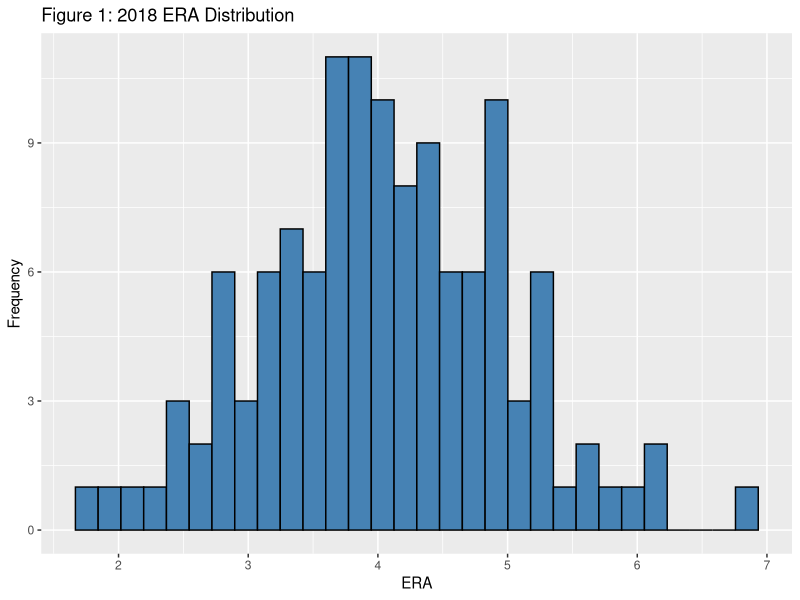
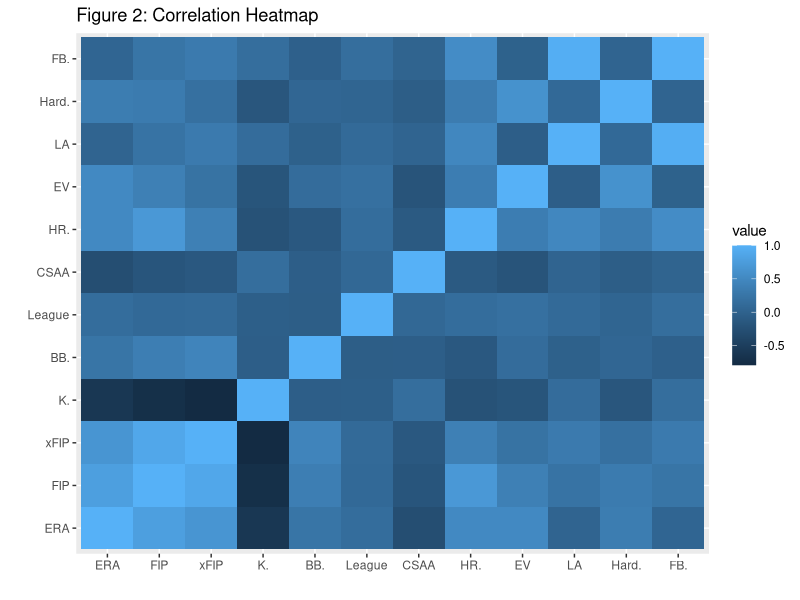
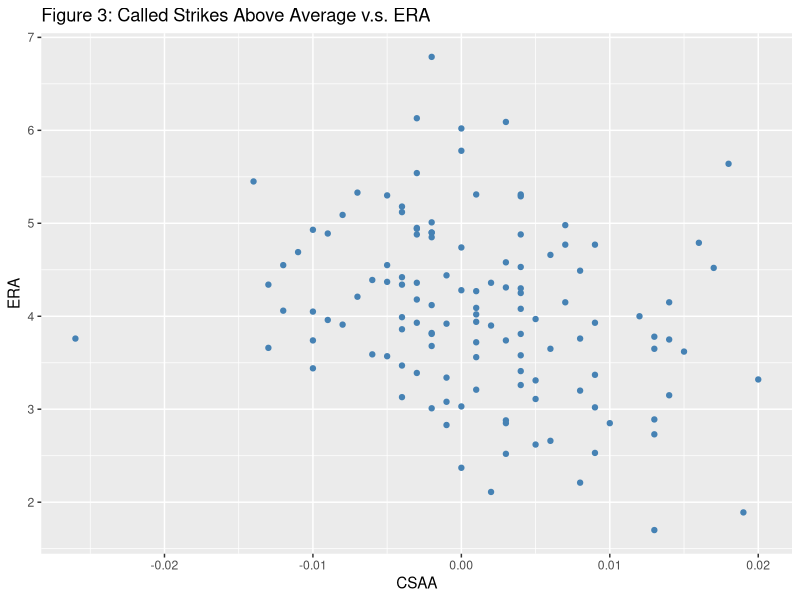
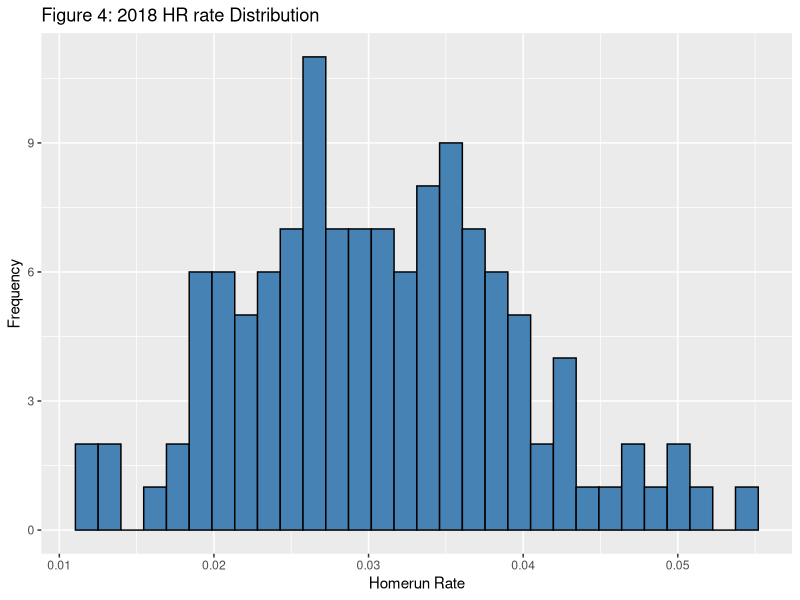
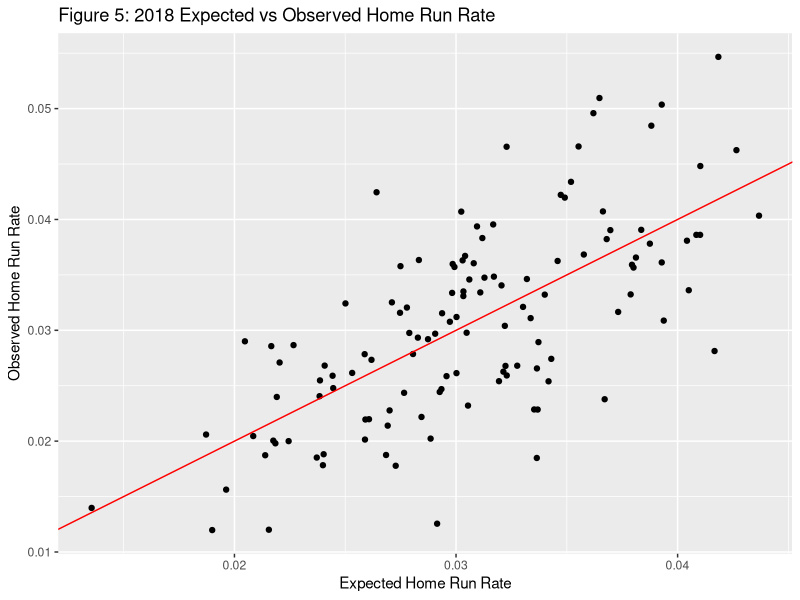
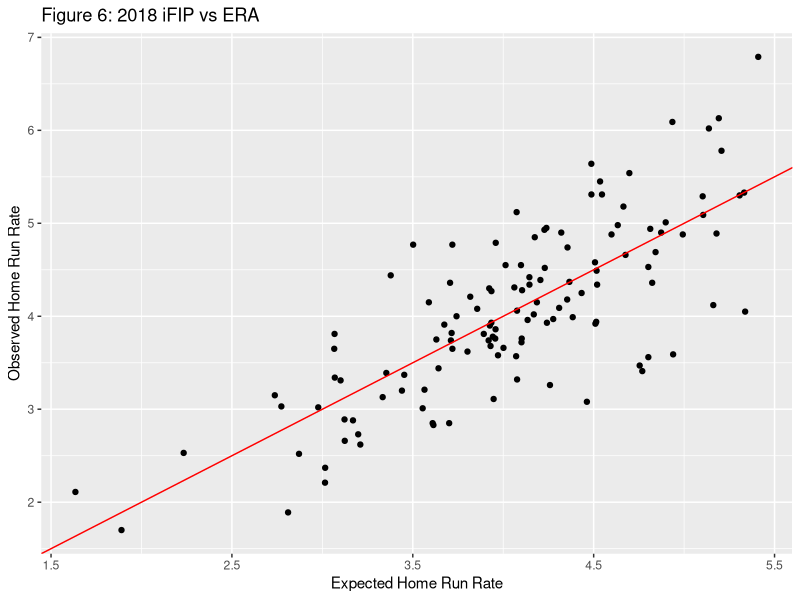

These charts were generated, in order, by the following R code:
library(dplyr)
library(ggplot2)

#Read in data. All data frp, FanGraphs starts with "FG"
bb18<-read.csv("FGBB18.csv",fileEncoding = 'UTF-8-BOM')
pd18<-read.csv("platediscipline2018.csv",fileEncoding = 'UTF-8-BOM')
su18<-read.csv("FGSum18.csv",fileEncoding = 'UTF-8-BOM')
stat18<-read.csv("FGSBB18.csv",fileEncoding = 'UTF-8-BOM')
Summary18<-read.csv("FGxSum18.csv",fileEncoding = 'UTF-8-BOM')

#merge dataframes
df<-NULL
df<-merge(pd18,bb18,by="Name")
df<-merge(df,su18)
df<-merge(df,stat18)
df<-merge(df,Summary18)

#weed out pitchers with less than 100
df<-df[df$IP>100,]


#create a variable for league, grouping
df$League<-ifelse(df$Team%in%c('ARI','ATL','CHC','CIN','COL','LAD','MIA','MIL','NYM','PHI','PIT','SDP','SFG','STL','WSN'),
                  0,
                  1)
#convert all strings to numbers
for (i in 3:ncol(df)){
  df[,i]<-as.numeric(gsub("%","", df[,i]))
}

#find HR rate
df$HR.<-df$HR/df$TBF

#predict HR rate
HRmod<-lm(HR.~EV+Hard.+FB.+LA,df)
summary(HRmod)
df$xHR.<-predict(HRmod,df)

#find other rate stats
df$BB.<-(df$BB+df$HBP)/df$TBF
df$K.<-df$SO/df$TBF

#separate predictors into dataframe for convenience.
df2<-select(df, c(ERA, K.,BB.,xHR.,EV,League,CSAA))

#build model
mod<-lm(ERA~., df2)

summary(mod)

df$iFIP<-predict(mod,df)



#repeat data process for 2019 data
bb19<-read.csv("FGBB19.csv",fileEncoding = 'UTF-8-BOM')
pd19<-read.csv("platediscipline2019.csv",fileEncoding = 'UTF-8-BOM')
su19<-read.csv("FGSum19.csv",fileEncoding = 'UTF-8-BOM')
stat19<-read.csv("FGSBB19.csv",fileEncoding = 'UTF-8-BOM')
Summary19<-read.csv("FGxSum19.csv",fileEncoding = 'UTF-8-BOM')


df19<-merge(pd19,bb19)
df19<-merge(df19,su19)
df19<-merge(df19,stat19)
df19<-merge(df19,Summary19)
df19<-df19[df19$IP>100,]



for (i in 3:ncol(df19)){
  df19[,i]<-as.numeric(gsub("%","", df19[,i]))
}

df19$League<-ifelse(df19$Team%in%c('ARI','ATL','CHC','CIN','COL','LAD','MIA','MIL','NYM','PHI','PIT','SDP','SFG','STL','WSN'),
                    0,
                    1)

#use previous model for predicted HR rate
df19$HR.<-df19$HR/df19$TBF
df19$xHR.<-predict(HRmod,df19)


df19$BB.<-df19$BB/df19$TBF
df19$K.<-df19$SO/df19$TBF

df19$iFIP<-predict(mod,df19)
df19$iFIPr<-df19$ERA-df19$iFIP



#separate data for convenience. in table/figure making
df3<-select(df, c(ERA,FIP, xFIP, K.,BB.,League,CSAA,HR.,EV,LA,Hard.,FB.))
df19_2<-select(df19, c(ERA, FIP,xFIP, K.,BB.,League,CSAA,HR.,EV,LA,Hard.,FB.))


#make 1st table
tab1<-matrix(nrow=12,ncol=3)

for (i in 1:12){
  tab1[i,1]<-colnames(df3)[i]
  tab1[i,2]<-ifelse(is.numeric(df3[,i]), 
                    ifelse(max(df3[,i])==1,paste(round(mean(df3[,i]),3)*100,"%"), 
                           paste0(round(mean(df3[,i]),3)," (",round(sd(df3[,i]),3),")")), NA)
  tab1[i,3]<-ifelse(is.numeric(df19_2[,i]), 
                    ifelse(max(df19_2[,i])==1,paste(round(mean(df19_2[,i]),3)*100,"%"), 
                           paste0(round(mean(df19_2[,i]),3)," (",round(sd(df19_2[,i]),3), ")")), NA)
}


#write.csv(data.frame(tab1), "Table1U.csv")



#TABLE 2
dfS<-df[order(df$CSAA, decreasing = T),]

#write.csv(head(select(dfS, c(Name,CSAA,ERA) ),10), "Table2.csv")



#Figure 1
ggplot(df, aes(ERA))+geom_histogram(color="black",fill="steelblue")+ylab("Frequency")+labs(title = "Figure 1: 2018 ERA Distribution")

#Melt heatmap data
cormat <- round(cor(df3),3)
head(cormat)

library(reshape2)
melted_cormat <- melt(cormat)
head(melted_cormat)

ggplot(data = melted_cormat, aes(x=Var1, y=Var2, fill=value)) + 
  geom_tile()+xlab("")+ylab("")+labs(title = "Figure 2: Correlation Heatmap")


#Figure 3
ggplot(df, aes(CSAA, ERA))+ geom_point(color="steelblue")+labs(title = "Figure 3: Called Strikes Above Average v.s. ERA")

#Figure 4
ggplot(df, aes(HR.))+geom_histogram(color="black",fill="steelblue")+xlab("Homerun Rate")+ylab("Frequency")+labs(title = "Figure 4: 2018 HR rate Distribution")



#Figure 5
ggplot(df, aes(xHR.,HR.))+geom_point()+geom_abline(slope = 1, color="red")+
  xlab("Expected Home Run Rate")+ylab("Observed Home Run Rate")+labs(title = "Figure 5: 2018 Expected vs Observed Home Run Rate")


#Figure 6
ggplot(df, aes(iFIP,ERA))+geom_point()+geom_abline(slope = 1, color="red")+
  xlab("Expected Home Run Rate")+ylab("Observed Home Run Rate")+labs(title = "Figure 6: 2018 iFIP vs ERA")

#comparisons for xFIP term
avgHR.FB19<-mean(df19$HR.)/mean(df19$FB./100)
df19$xHR.xFIP<-df19$FB.*avgHR.FB19/100
cor(df19$xHR.xFIP,df19$HR.)



#comparison between years
dfB<-merge(df,df19,by="Name")

#BAD ERA corr
cor(dfB$ERA.x,dfB$ERA.y)


#correlation analysis
round(cor(df$FIP,df$ERA),4)
round(cor(df19$FIP,df19$ERA),4)
round(cor(dfB$FIP.x,dfB$ERA.y),4)
round(cor(dfB$FIP.x,dfB$FIP.y),4)

round(cor(df$xFIP,df$ERA),4)
round(cor(df19$xFIP,df19$ERA),4)
round(cor(dfB$xFIP.x,dfB$ERA.y),4)
round(cor(dfB$xFIP.x,dfB$xFIP.y),4)

round(cor(df$iFIP,df$ERA),4)
round(cor(df19$iFIP,df19$ERA),4)
round(cor(dfB$iFIP.x,dfB$ERA.y),4)
round(cor(dfB$iFIP.x,dfB$iFIP.y),4)




#final test model posthoc
test<-lm(ERA~xFIP+CSAA+EV,df)
summary(test)
